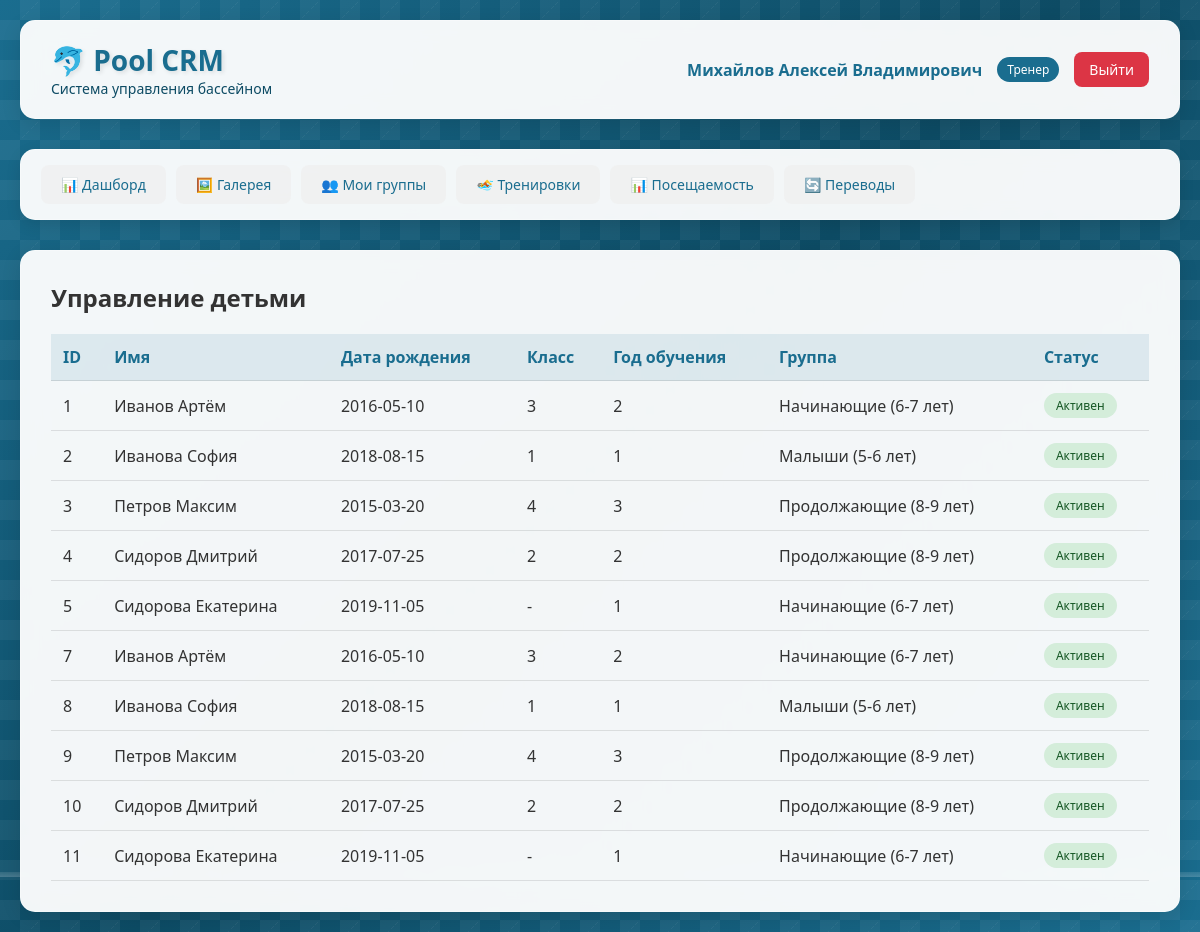
Before: /children (signed in) with the older database file.
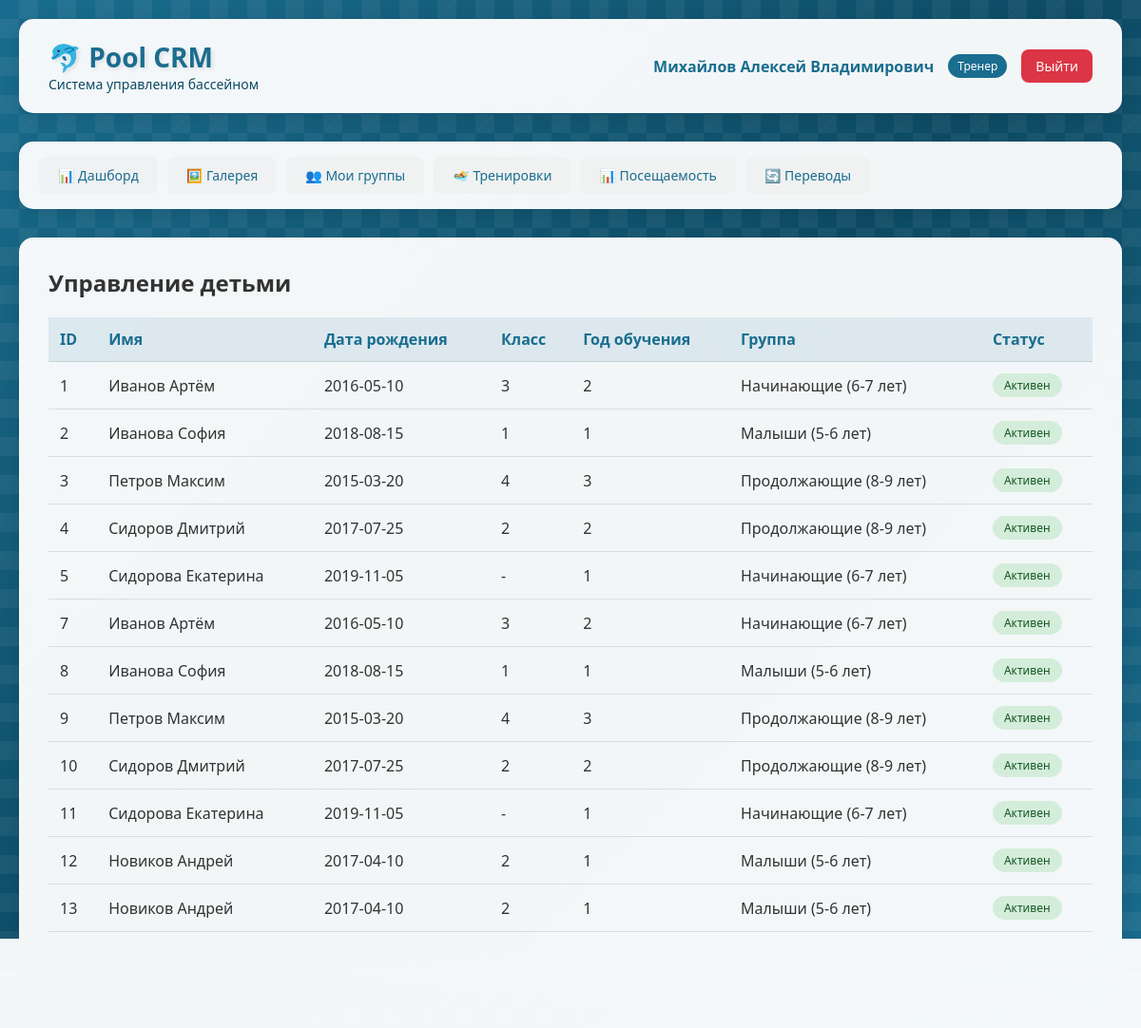
After: the same page with the newer database file.
### database.py (models this page shows)
class CoachDB(Base):
    __tablename__ = "coaches"
    id = Column(Integer, primary_key=True, index=True)
    name = Column(String, nullable=False)
    email = Column(String, unique=True, nullable=False)
    phone = Column(String)
    password = Column(String, nullable=False)
    is_active = Column(Boolean, default=True)
    created_at = Column(String, default=lambda: datetime.now().strftime("%d.%m.%Y %H:%M"))
    groups = relationship("GroupDB", back_populates="coach")
    transfer_requests = relationship("TransferRequestDB", back_populates="coach")
    gallery_images = relationship("GalleryImageDB", back_populates="coach")

class ChildDB(Base):
    __tablename__ = "children"
    id = Column(Integer, primary_key=True, index=True)
    parent_id = Column(Integer, ForeignKey("parents.id"), nullable=False)
    name = Column(String, nullable=False)
    birthdate = Column(Date, nullable=False)
    class_num = Column(Integer)
    study_year = Column(Integer)
    medical_note = Column(String)
    medical_date = Column(Date)
    is_active = Column(Boolean, default=True)
    parent = relationship("ParentDB", back_populates="children")
    enrollments = relationship("EnrollmentDB", back_populates="child")
    attendances = relationship("AttendanceDB", back_populates="child")
    transfer_history = relationship("TransferHistoryDB", back_populates="child")
    transfer_requests = relationship("TransferRequestDB", back_populates="child")
    applications = relationship("ApplicationDB", back_populates="child")  # <-- ДОБАВИТЬ

class GroupDB(Base):
    __tablename__ = "groups"
    id = Column(Integer, primary_key=True, index=True)
    name = Column(String, nullable=False)
    level = Column(Integer, nullable=False)
    coach_id = Column(Integer, ForeignKey("coaches.id"))
    max_capacity = Column(Integer, default=12)
    age_tolerance = Column(Float, default=1.0)
    is_active = Column(Boolean, default=True)
    created_at = Column(String, default=lambda: datetime.now().strftime("%d.%m.%Y %H:%M"))
    coach = relationship("CoachDB", back_populates="groups")
    time_slots = relationship("TimeSlotDB", back_populates="group", cascade="all, delete-orphan")
    enrollments = relationship("EnrollmentDB", back_populates="group")
    trainings = relationship("TrainingDB", back_populates="group")
    applications = relationship("ApplicationDB", back_populates="group")
    transfer_history_from = relationship("TransferHistoryDB", foreign_keys="TransferHistoryDB.from_group_id", back_populates="from_group")
    transfer_history_to = relationship("TransferHistoryDB", foreign_keys="TransferHistoryDB.to_group_id", back_populates="to_group")
    transfer_requests_from = relationship("TransferRequestDB", foreign_keys="TransferRequestDB.from_group_id", back_populates="from_group")
    transfer_requests_to = relationship("TransferRequestDB", foreign_keys="TransferRequestDB.suggested_group_id", back_populates="suggested_group")

### main.py (the view)
@app.get("/children", response_class=HTMLResponse)
async def children_list(request: Request, db: Session = Depends(get_db)):
    user = get_current_user(request, db)
    if not user:
        return RedirectResponse(url="/login")
    query = db.query(ChildDB).filter(ChildDB.is_active == True)
    if user["role"] == "parent":
        query = query.filter(ChildDB.parent_id == user["id"])
    children = query.all()
    children_data = []
    for child in children:
        enrollment = db.query(EnrollmentDB).filter(EnrollmentDB.child_id == child.id, EnrollmentDB.status == EnrollmentStatus.ACTIVE).first()
        children_data.append({"id": child.id, "name": child.name, "birthdate": child.birthdate, "class_num": child.class_num, "study_year": child.study_year, "group_name": enrollment.group.name if enrollment else None, "is_active": child.is_active})
    return templates.TemplateResponse(name="children.html", request=request, context={"request": request, "user": user, "children": children_data})

### templates/children.html (shortened to what this page needs)
{% extends "base.html" %}
{% block content %}
<div class="action-bar">
    <h2>{% if user.role == 'parent' %}Мои дети{% else %}Управление детьми{% endif %}</h2>
</div>
<table class="data-table">
    <thead>
        <tr>
            <th>ID</th>
            <th>Имя</th>
            <th>Дата рождения</th>
            <th>Класс</th>
            <th>Год обучения</th>
            <th>Группа</th>
            <th>Статус</th>
        </tr>
    </thead>
    <tbody>
        {% for child in children %}
        <tr>
            <td>{{ child.id }}</td>
            <td>{{ child.name }}</td>
            <td>{{ child.birthdate }}</td>
            <td>{{ child.class_num or '-' }}</td>
            <td>{{ child.study_year or '-' }}</td>
            <td>{{ child.group_name or 'Не назначен' }}</td>
            <td>
                <span class="status-badge {% if child.is_active %}status-active{% else %}status-completed{% endif %}">
                    {% if child.is_active %}Активен{% else %}Неактивен{% endif %}
                </span>
            </td>
        </tr>
        {% endfor %}
    </tbody>
</table>
{% endblock %}

### templates/base.html (shortened to what this page needs)
<!DOCTYPE html>
<html lang="ru">
<head>
    <link rel="stylesheet" href="/static/style.css">
</head>
<body>
    <div class="background-pool">
        <div class="bubbles"></div>
    </div>
    <div class="container">
        <div class="header">
            <div class="logo">
                <h1>🐬 Pool CRM</h1>
                <p>Система управления бассейном</p>
            </div>
            <div class="user-info">
                <span class="user-name">{{ user.name }}</span>
                <span class="user-role">
                    {% if user.role == 'admin' %}Администратор
                    {% elif user.role == 'coach' %}Тренер
                    {% else %}Родитель{% endif %}
                </span>
                <a href="/logout" class="logout-btn">Выйти</a>
            </div>
        </div>
        <div class="nav-menu">
            <a href="/dashboard" class="nav-link {% if request.url.path == '/dashboard' %}active{% endif %}">📊 Дашборд</a>
            <a href="/gallery" class="nav-link {% if request.url.path == '/gallery' %}active{% endif %}">🖼️ Галерея</a>
            {% if user.role == 'coach' %}
            <a href="/groups" class="nav-link {% if request.url.path == '/groups' %}active{% endif %}">👥 Мои группы</a>
            <a href="/trainings" class="nav-link {% if request.url.path == '/trainings' %}active{% endif %}">🏊 Тренировки</a>
            <a href="/attendance" class="nav-link {% if request.url.path == '/attendance' %}active{% endif %}">📊 Посещаемость</a>
            <a href="/transfers" class="nav-link {% if request.url.path == '/transfers' %}active{% endif %}">🔄 Переводы</a>
            {% endif %}
        </div>
        <div class="content">
            {% block content %}{% endblock %}
        </div>
    </div>
</body>
</html>

### static/style.css (style rules this page uses)
* { margin: 0; padding: 0; box-sizing: border-box; }
body { font-family: 'Segoe UI', Tahoma, Geneva, Verdana, sans-serif; min-height: 100vh; color: #333; position: relative; overflow-x: hidden; }
.background-pool { position: fixed; top: 0; left: 0; width: 100%; height: 100%; z-index: -1; overflow: hidden; }
.bubbles { position: absolute; width: 100%; height: 100%; overflow: hidden; }
.container { max-width: 1200px; margin: 0 auto; padding: 20px; position: relative; z-index: 1; }
.header { background: rgba(255, 255, 255, 0.95); backdrop-filter: blur(10px); border-radius: 15px; padding: 20px 30px; margin-bottom: 30px; box-shadow: 0 5px 20px rgba(0,0,0,0.1); display: flex; justify-content: space-between; align-items: center; flex-wrap: wrap; border: 1px solid rgba(255, 255, 255, 0.3); }
.logo h1 { color: #1a6d8f; font-size: 28px; text-shadow: 2px 2px 4px rgba(0,0,0,0.1); }
.logo p { color: #0d4b64; font-size: 14px; }
.user-info { display: flex; align-items: center; gap: 15px; }
.user-name { font-weight: 600; color: #1a6d8f; }
.user-role { background: #1a6d8f; color: white; padding: 4px 10px; border-radius: 20px; font-size: 12px; }
.logout-btn { background: #dc3545; color: white; border: none; padding: 8px 15px; border-radius: 8px; cursor: pointer; text-decoration: none; font-size: 14px; transition: all 0.3s; }
.nav-menu { background: rgba(255, 255, 255, 0.95); backdrop-filter: blur(10px); border-radius: 15px; padding: 15px 20px; margin-bottom: 30px; box-shadow: 0 5px 15px rgba(0,0,0,0.1); display: flex; gap: 10px; flex-wrap: wrap; border: 1px solid rgba(255, 255, 255, 0.3); }
.nav-link { background: rgba(240, 240, 240, 0.8); border: none; padding: 10px 20px; border-radius: 8px; cursor: pointer; text-decoration: none; color: #1a6d8f; font-size: 14px; font-weight: 500; transition: all 0.3s; }
.content { background: rgba(255, 255, 255, 0.95); backdrop-filter: blur(10px); border-radius: 15px; padding: 30px; box-shadow: 0 5px 20px rgba(0,0,0,0.1); min-height: 500px; border: 1px solid rgba(255, 255, 255, 0.3); }
.data-table { width: 100%; border-collapse: collapse; margin-top: 20px; }
.data-table th, .data-table td { padding: 12px; text-align: left; border-bottom: 1px solid rgba(0,0,0,0.1); }
.data-table th { background: rgba(26, 109, 143, 0.1); font-weight: 600; color: #1a6d8f; }
.status-badge { display: inline-block; padding: 4px 12px; border-radius: 20px; font-size: 12px; font-weight: 500; }
.status-active { background: #d4edda; color: #155724; }
.action-bar { display: flex; justify-content: space-between; align-items: center; margin-bottom: 20px; flex-wrap: wrap; gap: 15px; }

Changed rows visible on the page:
added ChildDB: name "Новиков Андрей", birthdate "2017-04-10"
added ChildDB: name "Новиков Андрей", birthdate "2017-04-10"
Other visible differences:
new list line: "12 2 1 Активен"
new list line: "Малыши (5-6 лет)"
new list line: "13 2 1 Активен"
